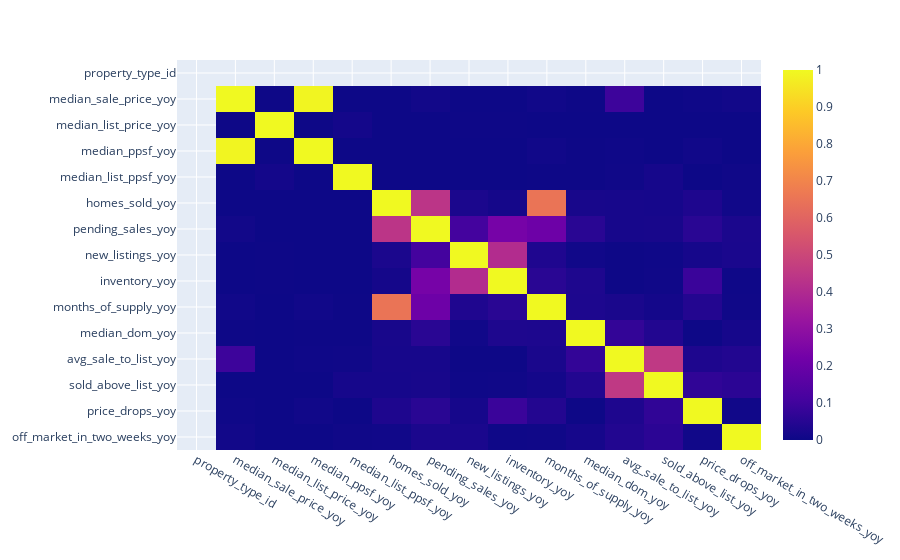

This figure's notebook cell:
### Code cell
import plotly.express as px
fig = px.imshow(home_corr_mat, aspect="auto")
fig

### Figure 1 — Plotly figure (JSON) as saved in the notebook; plotly's stock layout.template omitted (floating-point values rounded to 4 significant figures; data arrays with more than 128 entries replaced by an {"elided": "..."} marker saying what was removed)
{"data": [{"coloraxis": "coloraxis", "hovertemplate": "x: %{x}<br>y: %{y}<br>color: %{z}<extra></extra>", "type": "heatmap", "x": ["property_type_id", "median_sale_price_yoy", "median_list_price_yoy", "median_ppsf_yoy", "median_list_ppsf_yoy", "homes_sold_yoy", "pending_sales_yoy", "new_listings_yoy", "inventory_yoy", "months_of_supply_yoy", "median_dom_yoy", "avg_sale_to_list_yoy", "sold_above_list_yoy", "price_drops_yoy", "off_market_in_two_weeks_yoy"], "y": ["property_type_id", "median_sale_price_yoy", "median_list_price_yoy", "median_ppsf_yoy", "median_list_ppsf_yoy", "homes_sold_yoy", "pending_sales_yoy", "new_listings_yoy", "inventory_yoy", "months_of_supply_yoy", "median_dom_yoy", "avg_sale_to_list_yoy", "sold_above_list_yoy", "price_drops_yoy", "off_market_in_two_weeks_yoy"], "z": {"elided": "15x15 float values"}}], "layout": {"coloraxis": {"colorscale": [[0, "#0d0887"], [0.1111, "#46039f"], [0.2222, "#7201a8"], [0.3333, "#9c179e"], [0.4444, "#bd3786"], [0.5556, "#d8576b"], [0.6667, "#ed7953"], [0.7778, "#fb9f3a"], [0.8889, "#fdca26"], [1, "#f0f921"]]}, "margin": {"t": 60}, "yaxis": {"autorange": "reversed"}}}
